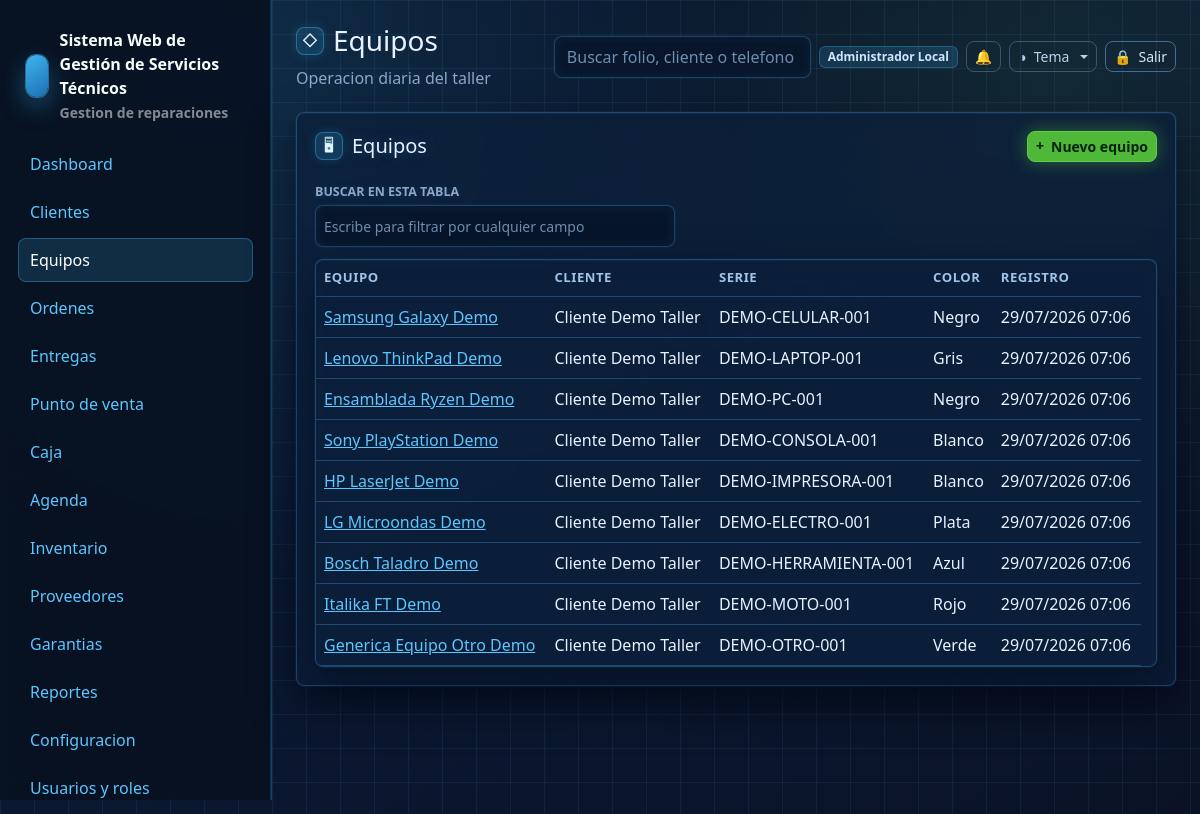
The app's page /equipos (signed in) with its own data.
### tables this page shows
CREATE TABLE users (
    id INT UNSIGNED AUTO_INCREMENT PRIMARY KEY,
    name VARCHAR(160) NOT NULL,
    email VARCHAR(190) NOT NULL UNIQUE,
    password VARCHAR(255) NOT NULL,
    phone VARCHAR(40) NULL,
    status ENUM('activo','inactivo','bloqueado') NOT NULL DEFAULT 'activo',
    last_login_at DATETIME NULL,
    created_at DATETIME NOT NULL DEFAULT CURRENT_TIMESTAMP,
    updated_at DATETIME NULL ON UPDATE CURRENT_TIMESTAMP,
    deleted_at DATETIME NULL
);

CREATE TABLE equipos (
    id INT UNSIGNED AUTO_INCREMENT PRIMARY KEY,
    cliente_id INT UNSIGNED NOT NULL,
    tipo ENUM('celular','laptop','pc','consola','impresora','electrodomestico','herramienta','moto','otro') NOT NULL DEFAULT 'otro',
    marca_id INT UNSIGNED NULL,
    modelo_id INT UNSIGNED NULL,
    marca VARCHAR(120) NULL,
    modelo VARCHAR(120) NULL,
    numero_serie VARCHAR(120) NULL,
    imei VARCHAR(80) NULL,
    color VARCHAR(80) NULL,
    password_equipo VARCHAR(120) NULL,
    accesorios_recibidos TEXT NULL,
    estado_fisico TEXT NULL,
    observaciones TEXT NULL,
    created_at DATETIME NOT NULL DEFAULT CURRENT_TIMESTAMP,
    updated_at DATETIME NULL ON UPDATE CURRENT_TIMESTAMP,
    deleted_at DATETIME NULL,
    CONSTRAINT fk_equipos_cliente FOREIGN KEY (cliente_id) REFERENCES clientes(id),
    CONSTRAINT fk_equipos_marca FOREIGN KEY (marca_id) REFERENCES equipo_marcas(id) ON DELETE SET NULL,
    CONSTRAINT fk_equipos_modelo FOREIGN KEY (modelo_id) REFERENCES equipo_modelos(id) ON DELETE SET NULL,
    INDEX idx_equipos_cliente (cliente_id),
    INDEX idx_equipos_marca (marca_id),
    INDEX idx_equipos_modelo (modelo_id),
    INDEX idx_equipos_tipo (tipo),
    INDEX idx_equipos_serie (numero_serie),
    INDEX idx_equipos_imei (imei)
);

CREATE TABLE clientes (
    id INT UNSIGNED AUTO_INCREMENT PRIMARY KEY,
    nombre_completo VARCHAR(190) NOT NULL,
    telefono VARCHAR(40) NOT NULL,
    whatsapp VARCHAR(40) NULL,
    email VARCHAR(190) NULL,
    domicilio VARCHAR(255) NULL,
    ciudad VARCHAR(120) NULL,
    estado VARCHAR(120) NULL,
    codigo_postal VARCHAR(20) NULL,
    rfc VARCHAR(20) NULL,
    notas_internas TEXT NULL,
    estatus ENUM('activo','inactivo') NOT NULL DEFAULT 'activo',
    created_at DATETIME NOT NULL DEFAULT CURRENT_TIMESTAMP,
    updated_at DATETIME NULL ON UPDATE CURRENT_TIMESTAMP,
    deleted_at DATETIME NULL,
    INDEX idx_clientes_nombre (nombre_completo),
    INDEX idx_clientes_telefono (telefono),
    INDEX idx_clientes_email (email)
);

### resources/views/equipos/index.php (the view)
<div class="glass-card">
    <div class="d-flex justify-content-between align-items-center mb-3">
        <h2 class="h5 mb-0" data-icon="&#128421;">Equipos</h2>
        <a class="btn btn-primary btn-sm" data-icon="&#43;" href="<?= e(url('/equipos/create')) ?>">Nuevo equipo</a>
    </div>
    <div class="table-wrap">
        <table class="table align-middle">
            <thead><tr><th>Equipo</th><th>Cliente</th><th>Serie</th><th>Color</th><th>Registro</th></tr></thead>
            <tbody>
            <?php foreach ($equipos as $equipo): ?>
                <tr>
                    <td><a href="<?= e(url('/equipos/' . $equipo['id'])) ?>"><?= e(trim($equipo['marca'] . ' ' . $equipo['modelo']) ?: $equipo['tipo']) ?></a></td>
                    <td><?= e($equipo['cliente_nombre']) ?></td>
                    <td><?= e($equipo['numero_serie'] ?: $equipo['imei']) ?></td>
                    <td><?= e($equipo['color']) ?></td>
                    <td><?= e(fechaHumana($equipo['created_at'])) ?></td>
                </tr>
            <?php endforeach; ?>
            </tbody>
        </table>
    </div>
</div>

### app/Core/Router.php (shortened to what the rows shown need)
<?php
final class Router
{
    private array $routes = [];
    private function add(string $method, string $path, callable|array $handler): void
    {
        $pattern = preg_replace('#\{([a-zA-Z_][a-zA-Z0-9_]*)\}#', '(?P<$1>[^/]+)', $path);
        $this->routes[] = [
            'method' => $method,
            'path' => $path,
            'pattern' => '#^' . $pattern . '$#',
            'handler' => $handler,
        ];
    }
    public function dispatch(Request $request): void
    {
        foreach ($this->routes as $route) {
            if ($route['method'] !== $request->method()) {
                continue;
            }
            if (preg_match($route['pattern'], $request->path(), $matches)) {
                $params = array_filter($matches, 'is_string', ARRAY_FILTER_USE_KEY);
                $handler = $route['handler'];
                if (is_array($handler)) {
                    [$class, $method] = $handler;
                    $controller = new $class();
                    $controller->{$method}($request, ...array_values($params));
                    return;
                }
                return;
            }
        }
    }
}

### resources/views/layouts/app.php (shortened to what the rows shown need)
<?php
$user = Auth::user();
$appConfig = require BASE_PATH . '/config/app.php';
$systemName = (string) ($appConfig['name'] ?? 'Servicio Tecnico');
$systemCurrency = 'MXN';
$businessLogo = '';
try {
    $cfg = new ConfiguracionService();
    $systemName = trim((string) $cfg->get('sistema.nombre', $systemName)) ?: $systemName;
    $systemCurrency = monedaSistema($systemCurrency);
    $businessLogo = config_asset_src((string) $cfg->get('negocio.logo_url', ''));
} catch (Throwable) {
    $businessLogo = '';
}
?>
<!doctype html>
<html lang="es">
<head>
    <link href="https://cdn.jsdelivr.net/npm/bootstrap@5.3.3/dist/css/bootstrap.min.css" rel="stylesheet">
    <link href="<?= e(asset('css/app.css') . '?v=20260708-pos-modal-theme') ?>" rel="stylesheet">
    <link href="<?= e(asset('css/themes/crystal.css') . '?v=20260708-pos-modal-theme') ?>" rel="stylesheet">
    <link href="<?= e(asset('css/themes/dark.css') . '?v=20260708-pos-modal-theme') ?>" rel="stylesheet">
    <link href="<?= e(asset('css/themes/live.css') . '?v=20260708-pos-modal-theme') ?>" rel="stylesheet">
    <link href="<?= e(asset('css/themes/blueprint.css') . '?v=20260708-pos-modal-theme') ?>" rel="stylesheet">
</head>
<body data-currency="<?= e($systemCurrency) ?>">
<div class="app-shell">
    <aside class="sidebar" id="app-sidebar">
        <div class="brand">
            <?php if ($businessLogo !== ''): ?>
                <img class="brand-logo" src="<?= e($businessLogo) ?>" alt="<?= e($systemName) ?>">
            <?php else: ?>
                <div class="brand-mark"></div>
            <?php endif; ?>
            <div>
                <div><?= e($systemName) ?></div>
                <small class="text-white-50">Gestion de reparaciones</small>
            </div>
        </div>
        <nav class="nav flex-column">
            <?php foreach ([
                ['Dashboard', '/', 'dashboard'],
                ['Clientes', '/clientes', 'clientes'],
                ['Equipos', '/equipos', 'equipos'],
                ['Ordenes', '/ordenes', 'ordenes'],
                ['Entregas', '/entregas', 'ordenes'],
                ['Punto de venta', '/punto-venta', 'punto_venta'],
                ['Caja', '/caja', 'caja'],
                ['Agenda', '/agenda', 'agenda'],
                ['Inventario', '/inventario', 'inventario'],
                ['Proveedores', '/proveedores', 'proveedores'],
                ['Garantias', '/garantias', 'garantias'],
                ['Reportes', '/reportes', 'reportes'],
                ['Configuracion', '/configuracion', 'configuracion'],
                ['Usuarios y roles', '/usuarios', 'usuarios'],
                ['Licencia demo', '/licencia', 'licencias'],
            ] as [$label, $href, $module]): ?>
                <?php if (Auth::can($module, 'ver')): ?>
                    <a class="nav-link <?= e(is_active($href)) ?>" href="<?= e(url($href)) ?>"><?= e($label) ?></a>
                <?php endif; ?>
            <?php endforeach; ?>
        </nav>
    </aside>
    <main class="main">
        <header class="topbar">
            <div class="topbar-title">
                <h1 class="h3 mb-1" data-icon="&#9671;"><?= e($title ?? '') ?></h1>
                <div class="text-muted">Operacion diaria del taller</div>
            </div>
            <div class="d-flex align-items-center gap-2 topbar-actions">
                <form class="d-none d-md-block" action="<?= e(url('/ordenes')) ?>">
                    <input class="form-control" name="q" placeholder="Buscar folio, cliente o telefono">
                </form>
                <span class="badge text-bg-light topbar-user"><?= e($user['name'] ?? 'Usuario') ?></span>
                <div class="dropdown">
                    <button class="btn btn-outline-secondary btn-sm notif-bell" type="button" data-bs-toggle="dropdown" aria-expanded="false" aria-label="Notificaciones">
                        &#128276;
                    </button>
                </div>
                <div class="dropdown theme-switcher">
                    <button class="btn btn-outline-secondary btn-sm dropdown-toggle" type="button" data-bs-toggle="dropdown" aria-expanded="false" aria-label="Tema" data-icon="&#9681;"><span class="btn-label">Tema</span></button>
                </div>
                <form method="post" action="<?= e(url('/logout')) ?>">
                    <button class="btn btn-outline-dark btn-sm" aria-label="Salir" data-icon="&#128274;"><span class="btn-label">Salir</span></button>
                </form>
            </div>
        </header>
        <?= $content ?>
    </main>
</div>
</body>
</html>

### records on screen
users: name "Administrador Local"
equipos: marca+modelo "Samsung Galaxy Demo", cliente.nombre_completo "Cliente Demo Taller", numero_serie "DEMO-CELULAR-001", color "Negro", created_at "29/07/2026 07:06"
equipos: marca+modelo "Lenovo ThinkPad Demo", cliente.nombre_completo "Cliente Demo Taller", numero_serie "DEMO-LAPTOP-001", color "Gris", created_at "29/07/2026 07:06"
equipos: marca+modelo "Ensamblada Ryzen Demo", cliente.nombre_completo "Cliente Demo Taller", numero_serie "DEMO-PC-001", color "Negro", created_at "29/07/2026 07:06"
equipos: marca+modelo "Sony PlayStation Demo", cliente.nombre_completo "Cliente Demo Taller", numero_serie "DEMO-CONSOLA-001", color "Blanco", created_at "29/07/2026 07:06"
equipos: marca+modelo "HP LaserJet Demo", cliente.nombre_completo "Cliente Demo Taller", numero_serie "DEMO-IMPRESORA-001", color "Blanco", created_at "29/07/2026 07:06"
equipos: marca+modelo "LG Microondas Demo", cliente.nombre_completo "Cliente Demo Taller", numero_serie "DEMO-ELECTRO-001", color "Plata", created_at "29/07/2026 07:06"
equipos: marca+modelo "Bosch Taladro Demo", cliente.nombre_completo "Cliente Demo Taller", numero_serie "DEMO-HERRAMIENTA-001", color "Azul", created_at "29/07/2026 07:06"
equipos: marca+modelo "Italika FT Demo", cliente.nombre_completo "Cliente Demo Taller", numero_serie "DEMO-MOTO-001", color "Rojo", created_at "29/07/2026 07:06"
equipos: marca+modelo "Generica Equipo Otro Demo", cliente.nombre_completo "Cliente Demo Taller", numero_serie "DEMO-OTRO-001", color "Verde", created_at "29/07/2026 07:06"

### other values on screen
$systemName "Sistema Web de Gestión de Servicios Técnicos"
$label "Dashboard"
$label "Clientes"
$label "Equipos"
$label "Ordenes"
$label "Entregas"
$label "Punto de venta"
$label "Caja"
$label "Agenda"
$label "Inventario"
$label "Proveedores"
$label "Garantias"
$label "Reportes"
$label "Configuracion"
$label "Usuarios y roles"
